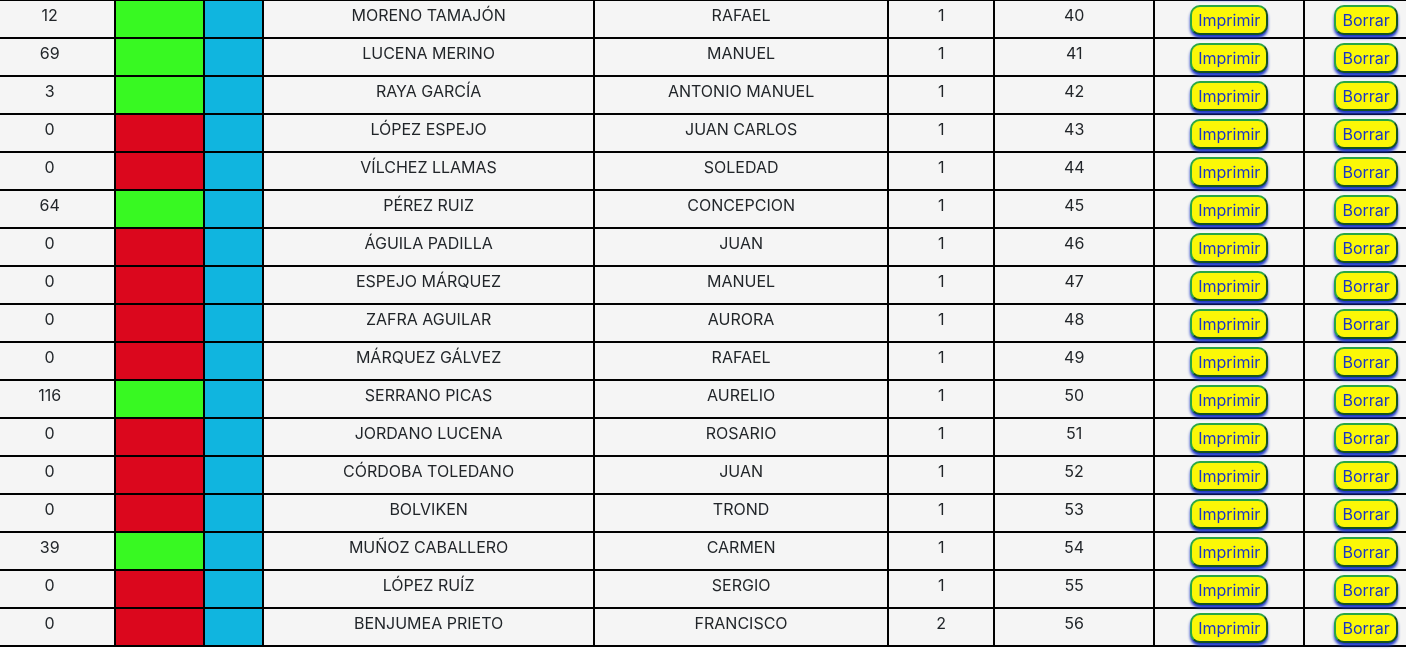
/socios/mostrarInscripcionSocio/17/ (lower part), run on an earlier commit of the app's database.
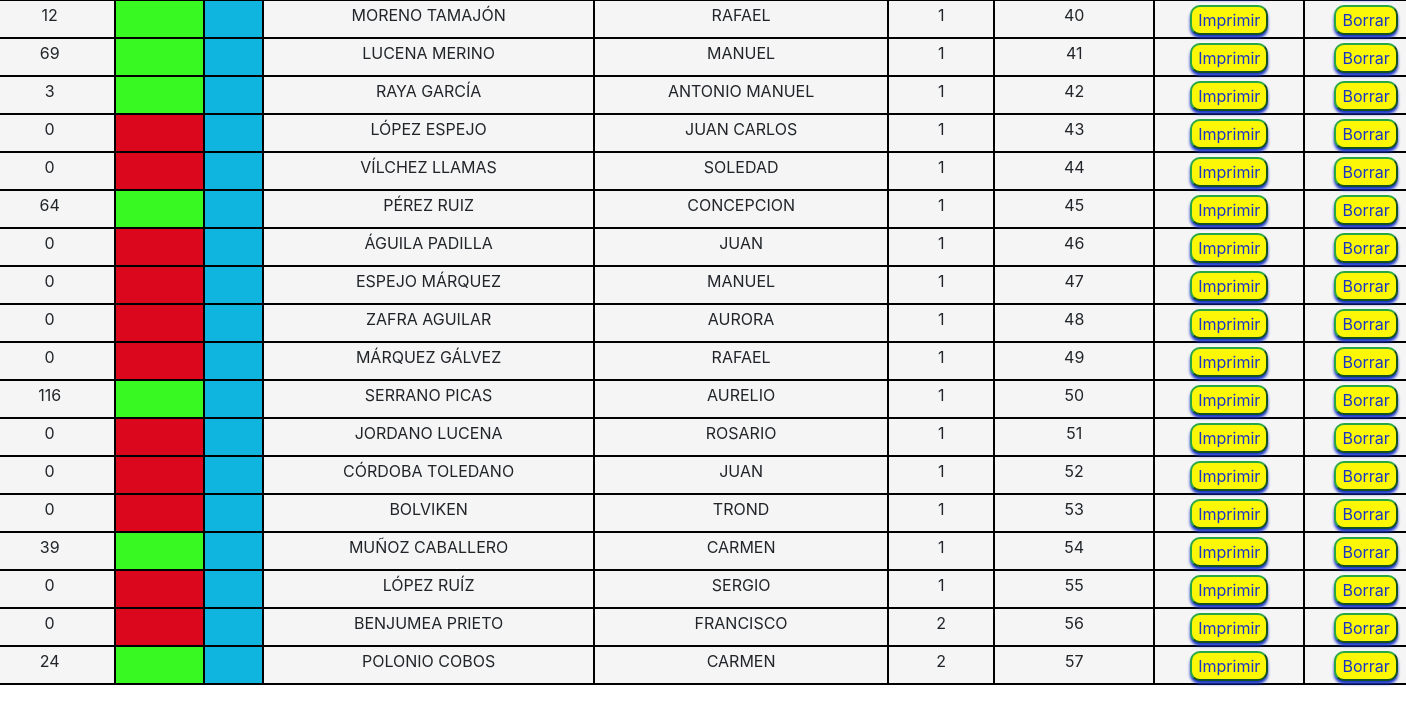
And on a later commit of the database.
### Socios/models.py (models this page shows, shortened)
class Inscripcion_Socio(models.Model):
    id = models.AutoField(primary_key=True)
    inscripcion = models.ForeignKey(Inscripciones, on_delete=models.CASCADE)
    socios = models.ForeignKey(Socios, on_delete=models.CASCADE)
    precio = models.PositiveIntegerField(default=0)
    numero_bus = models.PositiveIntegerField(validators=[MinValueValidator(1),MaxValueValidator(2)])
    asiento_bus = models.PositiveIntegerField(validators=[MinValueValidator(1),MaxValueValidator(110)])
    pago = models.BooleanField(default=False)

class Socios(models.Model):
    id = models.AutoField(primary_key=True)
    numero_socio = models.IntegerField(default=0)
    nombre = models.CharField(max_length=30)
    apellidos = models.CharField(max_length=50)
    dni = models.CharField(max_length=20)
    fecha_nacimiento = models.CharField(max_length=16)
    telefono = models.CharField(max_length=20)
    codigo_postal = models.CharField(max_length=20, default=14550)
    ciudad = models.CharField(max_length=30, default="Montilla")
    provincia = models.CharField(max_length=35, default="Córdoba")
    socio = models.BooleanField(default=False)
    talla_camiseta = models.CharField(max_length=4, choices=TALLA, default=S)
    regalo = models.BooleanField(default=False)

### Socios/views.py (the view)
# urls.py: path('mostrarInscripcionSocio/<int:insid>/', listar_inscritos, name="Usuarios Inscritos"),
def listar_inscritos(request, insid):
    inscripcion = Inscripciones.objects.filter(id = insid).first()
    nombre = inscripcion.nombre
    inscripcion_socio = Inscripcion_Socio.objects.filter(inscripcion = inscripcion).order_by("asiento_bus")
    return render(request, 'socios/mostrarInscripcionSocio.html', {'entity': inscripcion_socio, "nombre":nombre})

### Socios/templates/socios/mostrarInscripcionSocio.html (shortened to what this page needs)
{% extends "jovenesAventureros/base.html" %}
{% load crispy_forms_tags %}
{% load static %}
{% block content %}
  <div class="overlap-groupRegister">
  <div class="contenedorFormularioSocio">
    <table class ="table" style="margin-left: -70px; margin-top: 0px;">
      <tbody>
        {% for ins in entity %}
          <tr>
            <td class="td">{{ ins.socios.numero_socio }}</td>
            {% if ins.socios.socio is False %}
              <td class="tdr"></td>
              {% else %}
              <td class="tdv"></td>
              {% endif %}
            {% if ins.pago is False %}
              <td class="tdb"></td>
              {% else %}
              <td class="tdv"></td>
              {% endif %}
            <td class="td">{{ ins.socios.apellidos }}</td>
            <td class="td">{{ ins.socios.nombre }}</td>
            <td class="td">{{ ins.numero_bus }}</td>
            <td class="td">{{ ins.asiento_bus }}</td>
            <td class="td">
              <button type="submit" class="btn2 btn-success" style="margin-top: 2px; background-color: #FBF707; border-radius: 10px; color: rgba(26, 53, 199, 1);"><a href="{% url 'Exportar Ticket V2' ins.inscripcion.id ins.socios.id%}" style="color: rgba(26, 53, 199, 1);">Imprimir</a></button>
            </td>
            <td class="td">
              <button type="submit" class="btn2 btn-success" style="margin-top: 2px; background-color: #FBF707; border-radius: 10px; color: rgba(26, 53, 199, 1);"><a href="{% url 'Eliminar Socio Inscripcion' ins.inscripcion.id ins.socios.id%}" style="color: rgba(26, 53, 199, 1);">Borrar</a></button>
            </td>
          </tr>
        {% endfor %}
      </tbody>
    </table>
  </div>
  </div>
{% endblock %}

What changed in the data, as far as the page shows it:
added Inscripcion_Socio: socios.numero_socio "24", pago False (drawn), socios.apellidos "POLONIO COBOS", socios.nombre "CARMEN", numero_bus "2", asiento_bus "57"
